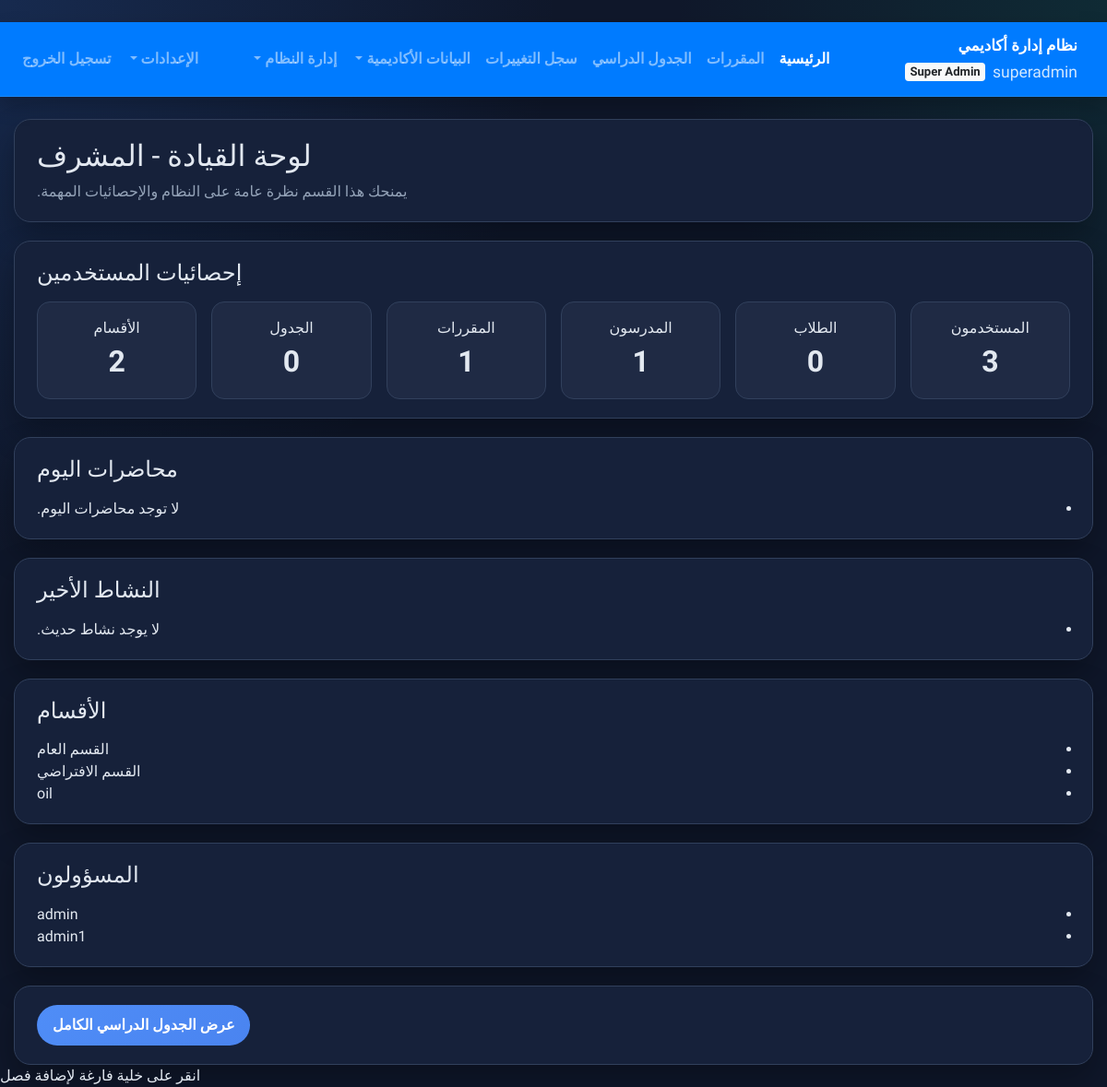
The app's page /dashboard (signed in) with its own data.
### tables this page shows
CREATE TABLE users (
    id INTEGER PRIMARY KEY AUTOINCREMENT,
    username TEXT UNIQUE NOT NULL,
    password TEXT NOT NULL,
    role TEXT NOT NULL CHECK(role IN ('admin', 'super_admin')),
    label TEXT NOT NULL,
    created_at TIMESTAMP DEFAULT CURRENT_TIMESTAMP
, department TEXT);

### routes/auth.py (the view, shortened to what this page needs)
@auth_bp.route('/dashboard')
@login_required
def dashboard():
    conn = db.get_db()
    day_names = {
        0: 'الاثنين',  # Monday
        1: 'الثلاثاء',
        2: 'الأربعاء',
        3: 'الخميس',
        4: 'الجمعة',
        5: 'السبت',
        6: 'الأحد'
    }
    current_day = day_names[datetime.now().weekday()]
    if session.get('role') == 'super_admin':
        users = conn.execute('SELECT * FROM users').fetchall()
        counts = {
            'users': conn.execute('SELECT COUNT(*) FROM users').fetchone()[0],
            'students': conn.execute('SELECT COUNT(*) FROM students').fetchone()[0],
            'teachers': conn.execute('SELECT COUNT(*) FROM teachers').fetchone()[0],
            'courses': conn.execute('SELECT COUNT(*) FROM courses').fetchone()[0],
            'timetable': conn.execute('SELECT COUNT(*) FROM timetable').fetchone()[0],
            'departments': conn.execute('SELECT COUNT(*) FROM departments').fetchone()[0],
            'admins': conn.execute('SELECT COUNT(*) FROM users WHERE role = "admin"').fetchone()[0],
        }
        departments = conn.execute('SELECT DISTINCT label as name FROM users WHERE label IS NOT NULL').fetchall()
        admins = conn.execute('SELECT username FROM users WHERE role = "admin"').fetchall()
        today_lectures = conn.execute('''
            SELECT t.*, c.name as course_name, te.name as teacher_name, r.name as room_name
            FROM timetable t
            JOIN courses c ON t.course_id = c.id
            JOIN teachers te ON t.teacher_id = te.id
            LEFT JOIN rooms r ON t.room_id = r.id
            WHERE t.day = ?
        ''', (current_day,)).fetchall()
        recent_activity = conn.execute('''
            SELECT c.name as course_name, te.name as teacher_name
            FROM timetable t
            JOIN courses c ON t.course_id = c.id
            JOIN teachers te ON t.teacher_id = te.id
            ORDER BY t.created_at DESC LIMIT 5
        ''').fetchall()
        return render_template('dashboard/dashboard_admin.html', users=users, counts=counts, departments=departments, admins=admins, today_lectures=today_lectures, recent_activity=recent_activity)

### db.py (called while the page is built)
def _get_column_names(conn, table_name):
    rows = conn.execute(f'PRAGMA table_info({table_name})').fetchall()
    return {row[1] for row in rows}

def _ensure_history_table(conn):
    conn.execute(
        """
        CREATE TABLE IF NOT EXISTS history (
            id INTEGER PRIMARY KEY AUTOINCREMENT,
            action TEXT NOT NULL,
            entity_type TEXT NOT NULL,
            entity_id INTEGER,
            actor_user_id INTEGER,
            actor_username TEXT,
            message TEXT,
            old_value TEXT,
            new_value TEXT,
            created_at TIMESTAMP DEFAULT CURRENT_TIMESTAMP
        )
        """
    )
    conn.execute(
        """
        CREATE INDEX IF NOT EXISTS idx_history_created_at
        ON history(created_at DESC)
        """
    )

def get_db():
    db = getattr(g, '_database', None)
    if db is None:
        db = g._database = sqlite3.connect(DATABASE)
        db.text_factory = str
        db.row_factory = sqlite3.Row
        db.execute('PRAGMA foreign_keys = ON')
        ensure_schema(db)
    return db

### routes/__init__.py (called while the page is built)
def login_required(view):
    @wraps(view)
    def wrapped(*args, **kwargs):
        if 'user_id' not in session:
            flash('يجب تسجيل الدخول أولاً.', 'danger')
            return redirect(url_for('auth.login'))
        return view(*args, **kwargs)
    return wrapped

### templates/dashboard/dashboard_admin.html (shortened to what this page needs)
{% extends 'base.html' %}
{% block content %}
<div class="dashboard-stack">
  <section class="dashboard-card">
    <h2 class="mb-2">لوحة القيادة - المشرف</h2>
    <p class="text-muted mb-0">يمنحك هذا القسم نظرة عامة على النظام والإحصائيات المهمة.</p>
  </section>
  <section class="dashboard-card">
    <h4 class="mb-3">إحصائيات المستخدمين</h4>
    <div class="dashboard-stats">
      <div class="metric-box"><div>المستخدمون</div><div class="metric-value">{{ users|length }}</div></div>
      <div class="metric-box"><div>الطلاب</div><div class="metric-value">{{ counts.students }}</div></div>
      <div class="metric-box"><div>المدرسون</div><div class="metric-value">{{ counts.teachers }}</div></div>
      <div class="metric-box"><div>المقررات</div><div class="metric-value">{{ counts.courses }}</div></div>
      <div class="metric-box"><div>الجدول</div><div class="metric-value">{{ counts.timetable }}</div></div>
      <div class="metric-box"><div>الأقسام</div><div class="metric-value">{{ counts.departments }}</div></div>
    </div>
  </section>
  <section class="dashboard-card">
    <h4 class="mb-3">محاضرات اليوم</h4>
    <ul class="list-clean">
      {% for lecture in today_lectures %}
      <li>{{ lecture.course_name }} - {{ lecture.teacher_name }} ({{ lecture.room_name }})</li>
      {% else %}
      <li>لا توجد محاضرات اليوم.</li>
      {% endfor %}
    </ul>
  </section>
  <section class="dashboard-card">
    <h4 class="mb-3">النشاط الأخير</h4>
    <ul class="list-clean">
      {% for activity in recent_activity %}
      <li>{{ activity.course_name }} - {{ activity.teacher_name }}</li>
      {% else %}
      <li>لا يوجد نشاط حديث.</li>
      {% endfor %}
    </ul>
  </section>
  <section class="dashboard-card">
    <h4 class="mb-3">الأقسام</h4>
    <ul class="list-clean">
      {% for dept in departments %}
      <li>{{ dept.name }}</li>
      {% else %}
      <li>لا توجد أقسام.</li>
      {% endfor %}
    </ul>
  </section>
  <section class="dashboard-card">
    <h4 class="mb-3">المسؤولون</h4>
    <ul class="list-clean">
      {% for admin in admins %}
      <li>{{ admin.username }}</li>
      {% else %}
      <li>لا يوجد مسؤولون.</li>
      {% endfor %}
    </ul>
  </section>
  <section class="dashboard-card">
    <a href="{{ url_for('timetable.list_timetable') }}?semester=1&semester=2&semester=3&semester=4&semester=5&semester=6&semester=7" class="btn btn-primary">عرض الجدول الدراسي الكامل</a>
  </section>
</div>
{% endblock %}

### templates/partials/navbar.html (shortened to what this page needs)
﻿{% set role = session.get('role', '') %}
{% set ep = request.endpoint or '' %}
<nav class="navbar navbar-expand-lg navbar-dark bg-primary rtl app-navbar">
  <a class="navbar-brand app-brand" href="{{ url_for('auth.dashboard') }}">
    <span class="brand-title">نظام إدارة أكاديمي</span>
    {% if session.get('username') %}
    <small class="brand-subtitle">
      {{ session.get('username') }}
      <span class="badge badge-light role-badge">{{ 'Super Admin' if role == 'super_admin' else 'Admin' }}</span>
    </small>
    {% endif %}
  </a>
  <div class="collapse navbar-collapse" id="mainNavbar">
    <ul class="navbar-nav mr-auto align-items-lg-center">
      <li class="nav-item {{ 'active' if ep == 'auth.dashboard' else '' }}">
        <a class="nav-link" href="{{ url_for('auth.dashboard') }}">الرئيسية</a>
      </li>
      <li class="nav-item {{ 'active' if ep.startswith('courses.') else '' }}">
        <a class="nav-link" href="{{ url_for('courses.list_courses') }}">المقررات</a>
      </li>
      <li class="nav-item {{ 'active' if ep.startswith('timetable.') else '' }}">
        <a class="nav-link" href="{{ url_for('timetable.list_timetable') }}">الجدول الدراسي</a>
      </li>
      <li class="nav-item {{ 'active' if ep.startswith('history.') else '' }}">
        <a class="nav-link" href="{{ url_for('history.list_history') }}">سجل التغييرات</a>
      </li>
      {% if role == 'super_admin' %}
      <li class="nav-item dropdown">
        <a class="nav-link dropdown-toggle" href="#" id="academicMenu" role="button" data-toggle="dropdown" aria-haspopup="true" aria-expanded="false">
          البيانات الأكاديمية
        </a>
      </li>
      <li class="nav-item dropdown">
        <a class="nav-link dropdown-toggle" href="#" id="systemMenu" role="button" data-toggle="dropdown" aria-haspopup="true" aria-expanded="false">
          إدارة النظام
        </a>
      </li>
      {% endif %}
    </ul>
    <ul class="navbar-nav align-items-lg-center">
      <li class="nav-item dropdown">
        <a class="nav-link dropdown-toggle" href="#" id="uiSettingsMenu" role="button" data-toggle="dropdown" aria-haspopup="true" aria-expanded="false">
          الإعدادات
        </a>
      </li>
      <li class="nav-item">
        <a class="nav-link" href="{{ url_for('auth.logout') }}">تسجيل الخروج</a>
      </li>
    </ul>
  </div>
</nav>

### static/css/style.css (style rules this page uses)
body.dark { --bg: #0f172a; --bg-accent: radial-gradient(circle at top left, rgba(59, 130, 246, 0.18), transparent 36%), radial-gradient(circle at top right, rgba(16, 185, 129, 0.12), transparent 28%), #0f172a; --text: #e2e8f0; --muted: #94a3b8; --surface: #16213a; --surface-2: #1f2a44; --border: #31405c; --border-strong: #425476; --accent: #4f8df7; --accent-2: #22c55e; --accent-contrast: #ffffff; --shadow: 0 16px 34px rgba(0, 0, 0, 0.28); --shadow-soft: 0 10px 20px rgba(0, 0, 0, 0.22); }
html { scroll-behavior: smooth; }
body { background: var(--bg-accent); color: var(--text); font-family: 'Tajawal', 'Segoe UI', system-ui, -apple-system, BlinkMacSystemFont, sans-serif; transition: background 0.3s ease, color 0.3s ease; }
body.font-medium { font-size: 16px; }
.rtl { direction: rtl; text-align: right; }
.app-navbar { box-shadow: var(--shadow-soft); border-bottom: 1px solid rgba(255, 255, 255, 0.1); }
.app-brand { display: flex; flex-direction: column; gap: 0.15rem; }
.brand-title { font-size: 1.05rem; font-weight: 700; }
.brand-subtitle { display: flex; align-items: center; gap: 0.5rem; flex-wrap: wrap; color: rgba(255, 255, 255, 0.82); }
.role-badge { font-weight: 700; }
.navbar .nav-link, .navbar .dropdown-item { font-weight: 600; }
.page-title p, .section-header p, .schedule-subtitle, .course-meta, .helper-text, .text-muted, .history-summary { color: var(--muted) !important; }
.btn { border-radius: 999px; font-weight: 600; padding: 0.55rem 1rem; border-width: 1px; box-shadow: none !important; }
.btn-primary { background: linear-gradient(135deg, var(--accent), #4a84f0); border-color: transparent; }

### templates/base.html (style rules this page uses)
body { font-family: 'Tajawal', sans-serif; }
.rtl { direction: rtl; text-align: right; }

### templates/dashboard/dashboard_admin.html (style rules this page uses)
.dashboard-stack { display: grid; gap: 1.25rem; }
.dashboard-card { background: var(--surface); border: 1px solid var(--border); border-radius: 18px; box-shadow: var(--shadow); padding: 1.25rem 1.5rem; }
.dashboard-stats { display: grid; grid-template-columns: repeat(auto-fit, minmax(170px, 1fr)); gap: 1rem; }
.metric-box { border: 1px solid var(--border); border-radius: 14px; padding: 1rem; background: var(--surface-2); text-align: center; }
.metric-value { font-size: 2rem; font-weight: 800; }
.list-clean { margin: 0; padding-right: 1rem; }

### records on screen
users: get "superadmin", name "القسم العام"
users: username "admin"
users: username "admin1"

### other values on screen
{{ 'Super Admin' if role == 'super_admin' else 'Admin' }} "Super Admin"
{{ users|length }} "3"
{{ counts.students }} "0"
{{ counts.teachers }} "1"
{{ counts.courses }} "1"
{{ counts.timetable }} "0"
{{ counts.departments }} "2"
{{ dept.name }} "القسم الافتراضي" "oil"
